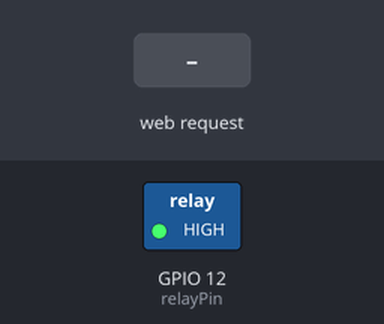
Recording of a sketch running on a simulated ESP8266 (NodeMCU). On the bench: switched loads named in the sketch (green lamp = pin HIGH). The inputs (shaded band) are chosen by the test bench. WiFi joins after 1.5 s; servers stay silent unless stated; what the sketch prints to the serial monitor is not drawn.

Above: at 2.7 s.
2.8 s: HTTP request GET /relay/on received
At 3.6 s:
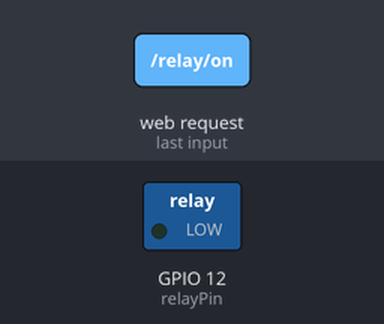
4.3 s: HTTP request GET /relay/off received
At 4.7 s:
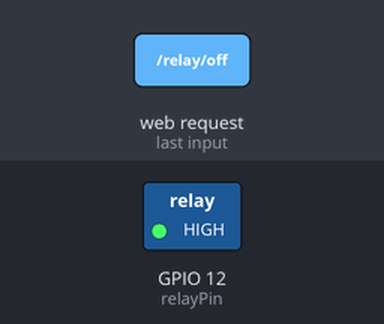
Timing chart, 0 to 7.3 s (numbered marks = the images above; inputs shaded):
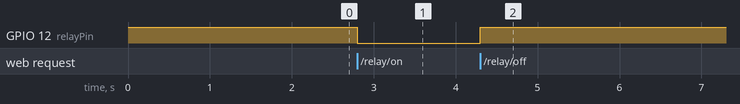

The sketch:

Latihan_3_7.ino
```cpp
#include <ESP8266WiFi.h>
#include <ESP8266WebServer.h>
#include <DHT.h>

const char* ssid = "go get em tiger";
const char* password = "albynnnnnn";

ESP8266WebServer server(80);

#define DHTPIN 2
#define DHTTYPE DHT22

const int relayPin = 12;

DHT dht(DHTPIN, DHTTYPE);

void handleRoot() {
  float temperature = dht.readTemperature();
  float humidity = dht.readHumidity();

  String relayButton;

  if (digitalRead(relayPin) == LOW) {
    relayButton = "<a href=\"/relay/off\"><button>RELAY ON</button></a>";
  } else {
    relayButton = "<a href=\"/relay/on\"><button>RELAY OFF</button></a>";
  }

  String html = R"rawliteral(
<!DOCTYPE html>
<html>
<head>
  <meta charset="UTF-8">
  <meta http-equiv="refresh" content="5">
  <title>Monitoring DHT22</title>
</head>
<body>
  <h1>Monitoring Suhu dan Kelembapan</h1>

  <p>Suhu: %TEMPERATURE% &deg;C</p>
  <p>Kelembapan: %HUMIDITY% %</p>

  %RELAY_BUTTON%

</body>
</html>
)rawliteral";

  html.replace("%TEMPERATURE%", String(temperature));
  html.replace("%HUMIDITY%", String(humidity));
  html.replace("%RELAY_BUTTON%", relayButton);

  server.send(200, "text/html", html);
}

void handleRelayOn() {
  digitalWrite(relayPin, LOW);
  server.sendHeader("Location", "/");
  server.send(303);
}

void handleRelayOff() {
  digitalWrite(relayPin, HIGH);
  server.sendHeader("Location", "/");
  server.send(303);
}

void setup() {
  Serial.begin(115200);

  pinMode(relayPin, OUTPUT);
  digitalWrite(relayPin, HIGH);

  dht.begin();

  WiFi.begin(ssid, password);

  Serial.print("Menghubungkan ke WiFi");

  while (WiFi.status() != WL_CONNECTED) {
    delay(500);
    Serial.print(".");
  }

  Serial.println();
  Serial.println("WiFi terhubung");
  Serial.print("IP Address: ");
  Serial.println(WiFi.localIP());

  server.on("/", handleRoot);
  server.on("/relay/on", handleRelayOn);
  server.on("/relay/off", handleRelayOff);

  server.begin();

  Serial.println("Web Server dimulai");
}

void loop() {
  server.handleClient();
}
```

Measured:
- after the input at 2.8 s, GPIO 12 (relayPin): HIGH → LOW at once
- after the input at 4.3 s, GPIO 12 (relayPin): LOW → HIGH at once
